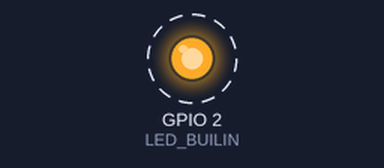
Bench run of a sketch on a simulated ESP32. On the bench: output pins drawn as LEDs (lit = HIGH). Dashed ring = blinking. What the sketch prints to the serial monitor is not drawn.

Above: at 0.5 s.
Timing chart, 0 to 4.6 s (numbered marks = the images above):
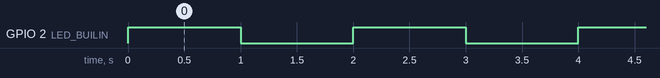

The sketch:

ESP32_MoveCore.ino
```cpp
/*
 * This sketch moves the blink sketch from Core 1 in loop to Core 0
 */

#define LED_BUILIN 2

TaskHandle_t Task1;

void codeForTask1( void * parameter )
{
  for (;;) {
    Serial.print("This Task runs on Core: ");
    Serial.println(xPortGetCoreID());

    digitalWrite(LED_BUILIN, HIGH);   // turn the LED on (HIGH is the voltage level)
    delay(1000);                       // wait for a second
    digitalWrite(LED_BUILIN, LOW);    // turn the LED off by making the voltage LOW
    delay(1000);                       // wait for a second
  }
}

void setup() {
  Serial.begin(115200);
  pinMode(LED_BUILIN, OUTPUT);

  xTaskCreatePinnedToCore(
    codeForTask1,            /* Task function. */
    "Task_1",                 /* name of task. */
    1000,                    /* Stack size of task */
    NULL,                     /* parameter of the task */
    1,                        /* priority of the task */
    &Task1,                   /* Task handle to keep track of created task */
    0);                       /* Core */
}

// the loop function runs over and over again forever
void loop() {
  delay(1000);
}
```

Measured:
- by itself, GPIO 2 (LED_BUILIN): alternates HIGH for 1.0 s and LOW for 1.0 s
